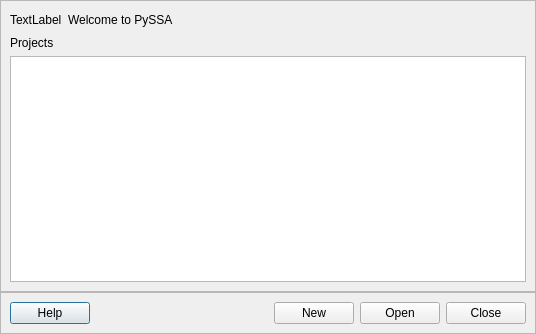
<?xml version="1.0" encoding="UTF-8"?>
<ui version="4.0">
 <class>Dialog</class>
 <widget class="QDialog" name="Dialog">
  <property name="geometry">
   <rect>
    <x>0</x>
    <y>0</y>
    <width>536</width>
    <height>334</height>
   </rect>
  </property>
  <property name="windowTitle">
   <string>Dialog</string>
  </property>
  <layout class="QVBoxLayout" name="verticalLayout_5">
   <property name="spacing">
    <number>0</number>
   </property>
   <property name="leftMargin">
    <number>0</number>
   </property>
   <property name="topMargin">
    <number>0</number>
   </property>
   <property name="rightMargin">
    <number>0</number>
   </property>
   <property name="bottomMargin">
    <number>0</number>
   </property>
   <item>
    <widget class="QFrame" name="frame">
     <property name="frameShape">
      <enum>QFrame::StyledPanel</enum>
     </property>
     <property name="frameShadow">
      <enum>QFrame::Raised</enum>
     </property>
     <layout class="QVBoxLayout" name="verticalLayout_3">
      <item>
       <layout class="QVBoxLayout" name="verticalLayout_2">
        <item>
         <layout class="QHBoxLayout" name="horizontalLayout_2">
          <item>
           <widget class="QLabel" name="lbl_pyssa_icon">
            <property name="text">
             <string>TextLabel</string>
            </property>
           </widget>
          </item>
          <item>
           <widget class="QLabel" name="lbl_welcome">
            <property name="text">
             <string>Welcome to PySSA</string>
            </property>
           </widget>
          </item>
          <item>
           <spacer name="horizontalSpacer_2">
            <property name="orientation">
             <enum>Qt::Horizontal</enum>
            </property>
            <property name="sizeHint" stdset="0">
             <size>
              <width>40</width>
              <height>20</height>
             </size>
            </property>
           </spacer>
          </item>
         </layout>
        </item>
        <item>
         <layout class="QVBoxLayout" name="verticalLayout">
          <item>
           <widget class="QLabel" name="label">
            <property name="text">
             <string>Projects</string>
            </property>
           </widget>
          </item>
          <item>
           <widget class="QListView" name="projects_list_view"/>
          </item>
         </layout>
        </item>
       </layout>
      </item>
     </layout>
    </widget>
   </item>
   <item>
    <widget class="QFrame" name="frame_bottom">
     <property name="frameShape">
      <enum>QFrame::StyledPanel</enum>
     </property>
     <property name="frameShadow">
      <enum>QFrame::Raised</enum>
     </property>
     <layout class="QVBoxLayout" name="verticalLayout_4">
      <item>
       <layout class="QHBoxLayout" name="horizontalLayout">
        <item>
         <widget class="QPushButton" name="btn_help">
          <property name="text">
           <string>Help</string>
          </property>
         </widget>
        </item>
        <item>
         <spacer name="horizontalSpacer">
          <property name="orientation">
           <enum>Qt::Horizontal</enum>
          </property>
          <property name="sizeHint" stdset="0">
           <size>
            <width>40</width>
            <height>20</height>
           </size>
          </property>
         </spacer>
        </item>
        <item>
         <widget class="QPushButton" name="btn_new_project">
          <property name="text">
           <string>New</string>
          </property>
         </widget>
        </item>
        <item>
         <widget class="QPushButton" name="btn_open_project">
          <property name="text">
           <string>Open</string>
          </property>
         </widget>
        </item>
        <item>
         <widget class="QPushButton" name="btn_close">
          <property name="text">
           <string>Close</string>
          </property>
         </widget>
        </item>
       </layout>
      </item>
     </layout>
    </widget>
   </item>
  </layout>
 </widget>
 <resources/>
 <connections/>
</ui>
